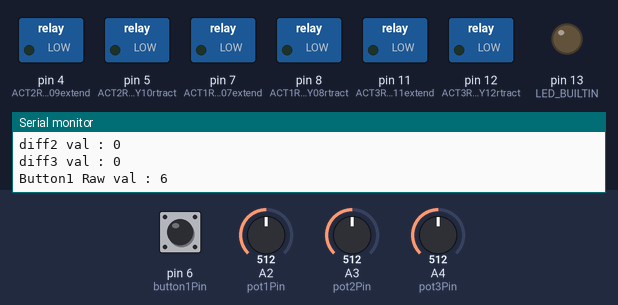
Simulated run of this sketch. Board: Arduino Uno, built with avr-gcc and run on an emulated ATmega328P. Parts: switched loads named in the sketch (green lamp = pin HIGH), output pins drawn as LEDs (lit = HIGH), the last lines printed to the serial monitor. The test bench sets the inputs (shaded band); at power-on: A2 (pot1Pin) = 512, A3 (pot2Pin) = 512, A4 (pot3Pin) = 512, pin 6 (button1Pin) LOW.

Above: at 1.2 s.
1.3 s: A2 (pot1Pin) set to 522
4.3 s: A3 (pot2Pin) set to 522
7.3 s: A4 (pot3Pin) set to 539
At 8.3 s:
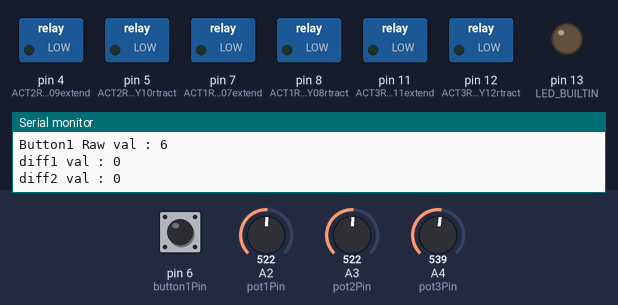
8.9 s: pin 6 (button1Pin) pulled HIGH for 0.15 s
At 9.02 s:
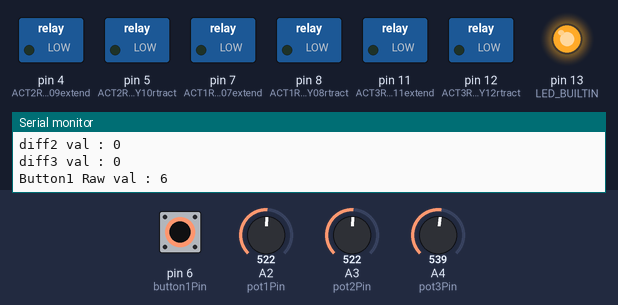
10.5 s: A4 (pot3Pin) set to 511
At 11.2 s:
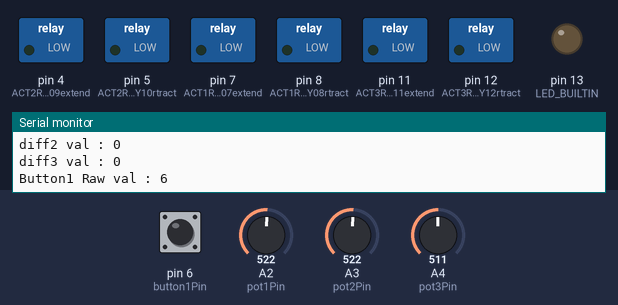
12.1 s: A2 (pot1Pin) set to 716
At 12.28 s:
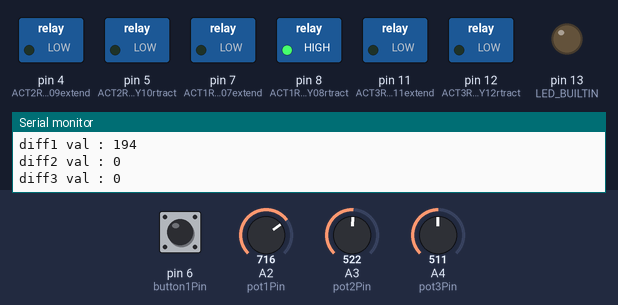
Timing chart, 0 to 14.8 s (numbered marks = the images above; inputs shaded):
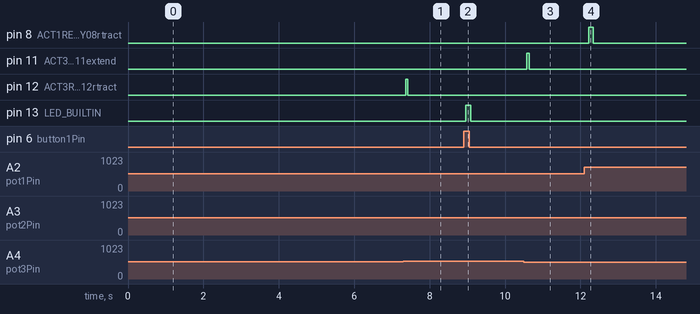

Measured:
- after the input at 7.3 s, pin 12 (ACT3RELAY12rtract): LOW → HIGH after 0.07 s, → LOW 0.06 s later
- after the input at 8.9 s, pin 13 (LED_BUILTIN): LOW → HIGH after 0.06 s, → LOW 0.13 s later
- after the input at 10.5 s, pin 11 (ACT3RELAY11extend): LOW → HIGH after 0.08 s, → LOW 0.06 s later
- after the input at 12.1 s, pin 8 (ACT1RELAY08rtract): LOW → HIGH after 0.12 s, → LOW 0.13 s later

The sketch:

lubetubeARDUINOrev01_2022NOV22.ino
```cpp
// ** Parameters ** //

// Button //
const int button1Pin = 6;  // Button constant defined as pin #2// IS THIS NEEDED WITH ABOVE

// Potentiators //
const int pot1Pin = A2;  // Potmeter 1 pinA2 //
const int pot2Pin = A3;  // Potmeter 2 pinA3 //
const int pot3Pin = A4;  // Potmeter 3 pinA4 //

// ** Constants ** //

// Actuator1 //
#define ACT1RELAY07extend 7  //ACT1RELAY07extend is defined as pin #7//
#define ACT1RELAY08rtract 8  //ACT1RELAY08rtract is defined as pin #8//
// Actuator2 //
#define ACT2RELAY09extend 4  //ACT2RELAY09extend is defined as pin #9// REDEFINED AT #4
#define ACT2RELAY10rtract 5  //ACT2RELAY10rtract is defined as pin #10// REPINNED TO #5
// Actuator3 //
#define ACT3RELAY11extend 11  //ACT3RELAY11extend is defined as pin #11//
#define ACT3RELAY12rtract 12  //ACT3RELAY12rtract is defined as pin #12//

// ** Variables ** //

// Button //
int buttonState = 0;  // initialize variable for reading the pushbutton status //

// Potentiators //
int pot1CURRENT = 0;  // Potmeter 1's value (0 by default)
int pot2CURRENT = 0;  // Potmeter 2's value (0 by default)
int pot3CURRENT = 0;  // Potmeter 3's value (0 by default)
//  Previous pot value to track DIFF ('floating')//
int pot1PREVIOUS = 0;  // Potmeter 1's float (0 to start)
int pot2PREVIOUS = 0;  // Potmeter 2's float (0 to start)
int pot3PREVIOUS = 0;  // Potmeter 3's float (0 to start)

// Millisecond time marker at movement //
unsigned long timePREVIOUS;

// Millisecond lapsed from movement to calculation //
unsigned long elapsed;

// Relay count downs DIFF //
int ACT1rtractCOUNTER = 0;  //move in coutdown
int ACT1extendCOUNTER = 0;  //move out countdown
int ACT2rtractCOUNTER = 0;  //move in coutdown
int ACT2extendCOUNTER = 0;  //move out countdown
int ACT3rtractCOUNTER = 0;  //move in coutdown
int ACT3extendCOUNTER = 0;  //move out countdown


void setup() {  // put your setup code here, to run once:

  //Init Button
  pinMode(button1Pin, INPUT);  // initialize the pushbutton pin as an input:

  //Init LED pin
  pinMode(LED_BUILTIN, OUTPUT);

  //Init Serial USB
  Serial.begin(9600);                      // Setup Serial Monitor to display information//
  Serial.println(F("Initialize System"));  // Display bootup information//

  //Init Potentiometer
  pinMode(pot1Pin, INPUT);
  pinMode(pot2Pin, INPUT);
  pinMode(pot3Pin, INPUT);

  //Init Relays
  pinMode(ACT1RELAY07extend, OUTPUT);  //Set ACT1RELAY07extend as an output
  pinMode(ACT1RELAY08rtract, OUTPUT);  //Set ACT1RELAY08rtract as an output
  pinMode(ACT2RELAY09extend, OUTPUT);  //Set ACT2RELAY09extend as an output
  pinMode(ACT2RELAY10rtract, OUTPUT);  //Set ACT2RELAY10rtract as an output
  pinMode(ACT3RELAY11extend, OUTPUT);  //Set ACT3RELAY11extend as an output
  pinMode(ACT3RELAY12rtract, OUTPUT);  //Set ACT3RELAY12rtract as an output

  //Initilaze the pot values
  pot1PREVIOUS = analogRead(pot1Pin);
  pot2PREVIOUS = analogRead(pot2Pin);
  pot3PREVIOUS = analogRead(pot3Pin);
  pot1CURRENT = analogRead(pot1Pin);
  pot2CURRENT = analogRead(pot2Pin);
  pot3CURRENT = analogRead(pot3Pin);
}


void loop() {  // put your main code here, to run repeatedly:

  //Read Potentiometer Values:
  // TO DO HERE -  the map fuction will re scale the analoge input map(value, fromLow, fromHigh, toLow, toHigh)
  // Use this to eventuall ramp up or down the pot1CURRENT, to up the DIFF values to increase the movement timings
  pot1CURRENT = analogRead(pot1Pin);
  //pot1CURRENT = map(pot1CURRENT, 0, 1023, 0, 179); *** SCALAR FOR POT VALUE - massage this to scale (in our case to conver to MS)
  //Serial.print("Pot1 Raw val : ");Serial.println(pot1CURRENT); // uncomment this to put back in serial monitor raw potentiometer
  pot2CURRENT = analogRead(pot2Pin);
  //pot2CURRENT = map(pot2CURRENT, 0, 1023, 0, 179);
  //Serial.print("Pot2 Raw val : ");Serial.println(pot2CURRENT);
  pot3CURRENT = analogRead(pot3Pin);
  //pot2CURRENT = map(pot3CURRENT, 0, 1023, 0, 179);
  //Serial.print("Pot3 Raw val : ");Serial.println(pot3CURRENT);

  // Read Pushbutton Value:
  buttonState = digitalRead(button1Pin);  // read the state of the pushbutton value
  Serial.print("Button1 Raw val : ");
  Serial.println(button1Pin);

  // Main logics
  // button pressed - no movement and potentiometers free to calibrate,
  // Button released - checks for potentiometer movement and then opens relays based on movement scalar
  if (buttonState == HIGH) {
    digitalWrite(LED_BUILTIN, HIGH);  //LED on - button pressed

    // when pressed, set the float always equal to the value, thus no DIFF and no relay action:
    //this might need cleanup******
    pot1PREVIOUS = analogRead(pot1Pin);
    pot2PREVIOUS = analogRead(pot2Pin);
    pot3PREVIOUS = analogRead(pot3Pin);
    pot1CURRENT = analogRead(pot1Pin);
    pot2CURRENT = analogRead(pot2Pin);
    pot3CURRENT = analogRead(pot3Pin);

  } else {
    digitalWrite(LED_BUILTIN, LOW);  //LED off - button released

    //beggining of loop - set Pot1 current values
    pot1CURRENT = analogRead(pot1Pin);
    pot2CURRENT = analogRead(pot2Pin);
    pot3CURRENT = analogRead(pot3Pin);

// Check for change in movement
#define TOLERANCE 18  //this is set as a variable and should be a constant, cleanup later
    int diffabs1 = abs(pot1CURRENT - pot1PREVIOUS);
    int diffabs2 = abs(pot2CURRENT - pot2PREVIOUS);
    int diffabs3 = abs(pot3CURRENT - pot3PREVIOUS);
    int diff1 = (pot1CURRENT - pot1PREVIOUS);
    int diff2 = (pot2CURRENT - pot2PREVIOUS);
    int diff3 = (pot3CURRENT - pot3PREVIOUS);

    Serial.print("diff1 val : ");
    Serial.println(diff1);
    Serial.print("diff2 val : ");
    Serial.println(diff2);
    Serial.print("diff3 val : ");
    Serial.println(diff3);

    //if the absolute difference from potentiometers is less than the tolerance, ignore to avoid slow drifting
    if (diffabs1 < TOLERANCE) {
      pot1PREVIOUS = analogRead(pot1Pin);
    }
    if (diffabs2 < TOLERANCE) {
      pot2PREVIOUS = analogRead(pot2Pin);
    }
    if (diffabs3 < TOLERANCE) {
      pot3PREVIOUS = analogRead(pot3Pin);
    }

    //if absolute difference from potentiometers is greater than the tolerance, add to the counters
    if (diffabs1 > TOLERANCE) {  // run relay7or8 when potentiator moves more than tolderance

      if (diff1 > 0) {                                     //if diff1 is positive, PULL LENS UP (slider moved up, pull actuator in)
        ACT1extendCOUNTER = 0;                             // sets ACT1extendCOUNTER counter to zero, stopping any PUSH
        ACT1rtractCOUNTER = ACT1rtractCOUNTER + diffabs1;  // adds to the ACT1rtractCOUNTER counter, adding PULL for diffabs1 in MilliS
        digitalWrite(ACT1RELAY07extend, LOW);              //Relay 7 stops//
        digitalWrite(ACT1RELAY08rtract, HIGH);             //Relay8 ON, PULL actuator1 //
      }
      if (diff1 < 0) {                                     //if diff1 is negative, PUSH LENS DOWN (slider moved DOWN, PUSH actuator out)
        ACT1rtractCOUNTER = 0;                             // sets ACT1rtractCOUNTER counter to zero, stopping any PULL
        ACT1extendCOUNTER = ACT1extendCOUNTER + diffabs1;  // adds to the ACT1extendCOUNTER counter, adding PUSH for diffabs1 in MilliS
        diffabs1 = 0;                                      //zero diffabs1 going into next loop
        digitalWrite(ACT1RELAY08rtract, LOW);              //Relay 8 stops//
        digitalWrite(ACT1RELAY07extend, HIGH);             //Relay7 ON, PUSH actuator1  //
      }
      Serial.print("ACT1rtractCOUNTER val : ");
      Serial.println(ACT1rtractCOUNTER);
      Serial.print("ACT1extendCOUNTER val : ");
      Serial.println(ACT1extendCOUNTER);
    }
    if (diffabs2 > TOLERANCE) {  // run relay9or10 when potentiator moves more than tolderance

      if (diff2 > 0) {                                     //if diff2 is positive, PULL LENS UP (slider moved up, pull actuator in)
        ACT2extendCOUNTER = 0;                             // sets ACT2extendCOUNTER counter to zero, stopping any PUSH
        ACT2rtractCOUNTER = ACT2rtractCOUNTER + diffabs2;  // adds to the ACT2rtractCOUNTER counter, adding PULL for diffabs2 in MilliS
        digitalWrite(ACT2RELAY09extend, LOW);              //Relay 9 stops//
        digitalWrite(ACT2RELAY10rtract, HIGH);             //Relay10 ON, PULL actuator2 //
      }
      if (diff2 < 0) {                                     //if diff1 is negative, PUSH LENS DOWN (slider moved DOWN, PUSH actuator out)
        ACT2rtractCOUNTER = 0;                             // sets ACT1rtractCOUNTER counter to zero, stopping any PULL
        ACT2extendCOUNTER = ACT2extendCOUNTER + diffabs2;  // adds to the ACT2extendCOUNTER counter, adding PUSH for diffabs2 in MilliS
        digitalWrite(ACT2RELAY10rtract, LOW);              //Relay 10 stops//
        digitalWrite(ACT2RELAY09extend, HIGH);             //Relay9 ON, PUSH actuator2  //
      }
      Serial.print("ACT2rtractCOUNTER val : ");
      Serial.println(ACT2rtractCOUNTER);
      Serial.print("ACT2extendCOUNTER val : ");
      Serial.println(ACT2extendCOUNTER);
    }
    if (diffabs3 > TOLERANCE) {                            // run relay11or12 when potentiator moves more than tolderance
      if (diff3 > 0) {                                     //if diff3 is positive, PULL LENS UP (slider moved up, pull actuator in)
        ACT3extendCOUNTER = 0;                             // sets ACT3extendCOUNTER counter to zero, stopping any PUSH
        ACT3rtractCOUNTER = ACT3rtractCOUNTER + diffabs3;  // adds to the ACT3rtractCOUNTER counter, adding PULL for diffabs3 in MilliS
        digitalWrite(ACT3RELAY11extend, LOW);              //Relay 11 stops//
        digitalWrite(ACT3RELAY12rtract, HIGH);             //Relay12 ON, PULL actuator3 //
      }
      if (diff3 < 0) {                                     //if diff1 is negative, PUSH LENS DOWN (slider moved DOWN, PUSH actuator out)
        ACT3rtractCOUNTER = 0;                             // sets ACT1rtractCOUNTER counter to zero, stopping any PULL
        ACT3extendCOUNTER = ACT3extendCOUNTER + diffabs3;  // adds to the ACT1extendCOUNTER counter, adding PUSH for diffabs1 in MilliS
        digitalWrite(ACT3RELAY12rtract, LOW);              //Relay 12 stops//
        digitalWrite(ACT3RELAY11extend, HIGH);             //Relay11 ON, PUSH actuator2  //
      }
      Serial.print("ACT3rtractCOUNTER val : ");
      Serial.println(ACT3rtractCOUNTER);
      Serial.print("ACT3extendCOUNTER val : ");
      Serial.println(ACT3extendCOUNTER);
      // this sytax works but currently the relays are haywire and dont enguage, seem to light up correctly though
    }

    // Turn off relays when counters expire //

    // Pull current time, declare millis
    unsigned long timeCURRENT = millis();

    // Calculate defference between last interation and this one (timePREVIOUS and timeCURRENT)
    elapsed = (timeCURRENT - timePREVIOUS);

    // Shave off elapesed time from each counter to count
    ACT1rtractCOUNTER = ACT1rtractCOUNTER - elapsed;
    ACT1extendCOUNTER = ACT1extendCOUNTER - elapsed;
    ACT2rtractCOUNTER = ACT2rtractCOUNTER - elapsed;
    ACT2extendCOUNTER = ACT2extendCOUNTER - elapsed;
    ACT3rtractCOUNTER = ACT3rtractCOUNTER - elapsed;
    ACT3extendCOUNTER = ACT3extendCOUNTER - elapsed;

    // If counter is less than or equal to 0, stop respective relay and set COUNTERS to zero
    if (ACT1rtractCOUNTER <= 0) {
      digitalWrite(ACT1RELAY08rtract, LOW);
      ACT1rtractCOUNTER = 0;
    }
    if (ACT1extendCOUNTER <= 0) {
      digitalWrite(ACT1RELAY07extend, LOW);
      ACT1extendCOUNTER = 0;
    }
    if (ACT2rtractCOUNTER <= 0) {
      digitalWrite(ACT2RELAY10rtract, LOW);
      ACT2rtractCOUNTER = 0;
    }
    if (ACT2extendCOUNTER <= 0) {
      digitalWrite(ACT2RELAY09extend, LOW);
      ACT2extendCOUNTER = 0;
    }
    if (ACT3rtractCOUNTER <= 0) {
      digitalWrite(ACT3RELAY12rtract, LOW);
      ACT3rtractCOUNTER = 0;
    }
    if (ACT3extendCOUNTER <= 0) {
      digitalWrite(ACT3RELAY11extend, LOW);
      ACT3extendCOUNTER = 0;
    }

    pot1PREVIOUS = pot1CURRENT;
    pot2PREVIOUS = pot2CURRENT;
    pot3PREVIOUS = pot3CURRENT;

    timePREVIOUS = millis();  //marks the system millisecond at the counter start

    //delay(0); //this is for debugging to verify counter ect//
  }
}


//todo


//check the drift, and motion drift to see how its doing? can tolerance be 7-10ish?
//setup a second button to do near identical as regular motion, but max add to counter is 50ms or 100ms


//Might need to tweek MAP for DIFF calibration
//pot1CURRENT = map(pot1CURRENT, 0, 1023, 0, 179);*****massage this and lean map() function
//current thoughts or potential issues
//polling and rapid potentiometer movements - DIFF, COUNTERS, counters with elapsed espessially
//what happens when you move up then down, need to make sure a second movment in another directions resets/overites existing relay command
```
